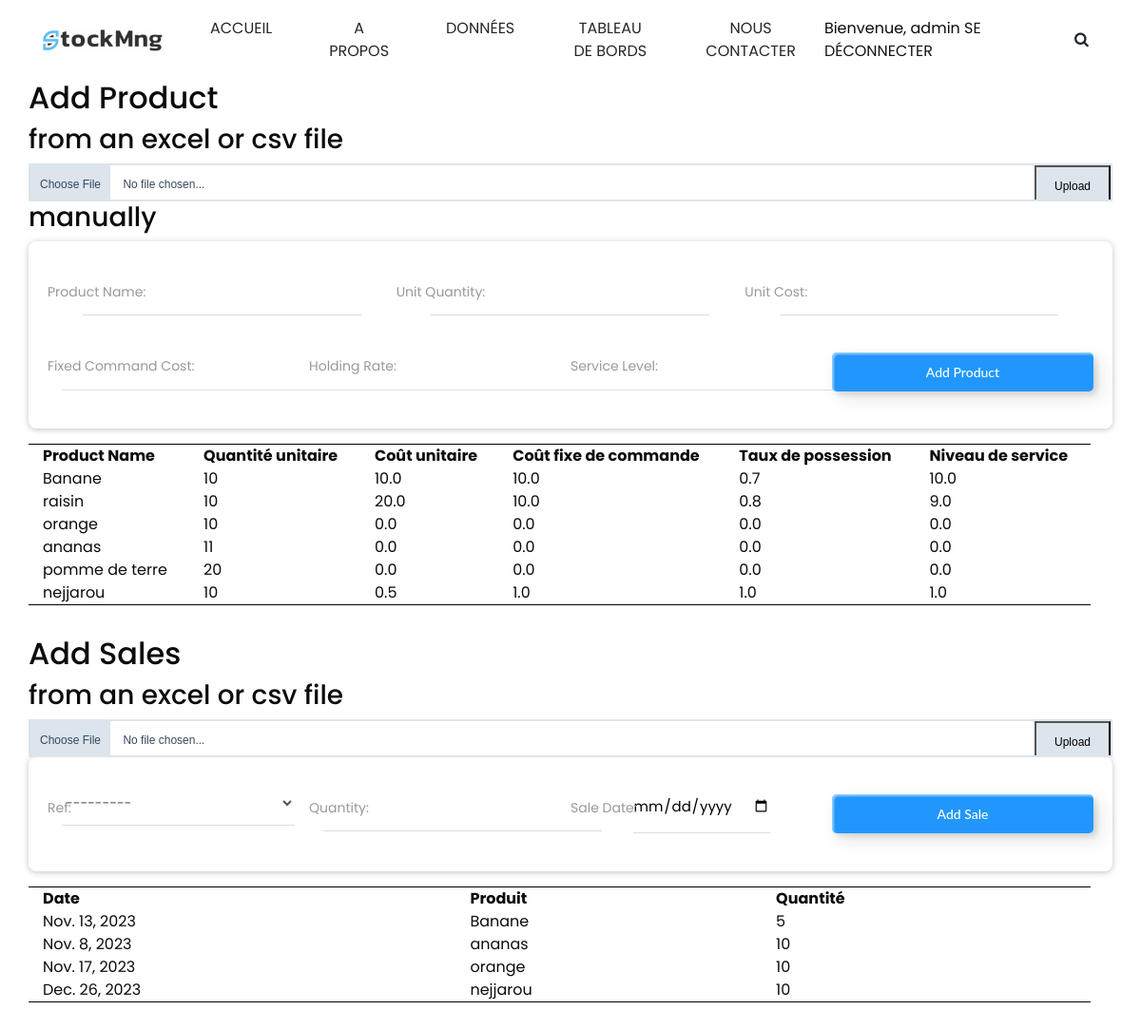
The page /data (signed in) on the database its author committed.
### principal/models.py (models this page shows, shortened)
class Product(models.Model):
    product_name = models.CharField(max_length=255)
    qte_unitaire = models.IntegerField()
    unit_cost = models.FloatField()
    fixed_command_cost = models.FloatField()
    holding_rate = models.FloatField()
    service_level = models.FloatField()
    user = models.ForeignKey(User, on_delete=models.CASCADE)
    def __str__(self):
        return self.product_name

class Sale(models.Model):
    date = models.DateField()
    quantity = models.IntegerField()
    ref = models.ForeignKey(Product, on_delete=models.CASCADE)
    user = models.ForeignKey(User, on_delete=models.CASCADE)

### principal/views.py (the view)
# urls.py: path("data", views.handle_data_page, name="data"),
@login_required(login_url='login')
def handle_data_page(request):
    products = Product.objects.filter(user=request.user)
    sales = Sale.objects.filter(user=request.user)
    form_product = ProductForm()
    form_sale = SaleForm(user=request.user)
    file_upload_form = FileUploadForm()
    context = {'products': products,
               'sales': sales,
               'form_product': form_product,
               'form_sale': form_sale,
               'file_upload_form': file_upload_form
               }
    return render(request, "data.html", context)

### principal/forms.py
class ProductForm(forms.ModelForm):
    product_name = forms.CharField(label="Product Name")
    qte_unitaire = forms.IntegerField(label="Unit Quantity")
    unit_cost = forms.DecimalField(label="Unit Cost")
    fixed_command_cost = forms.DecimalField(label="Fixed Command Cost")
    holding_rate = forms.DecimalField(label="Holding Rate")
    service_level = forms.DecimalField(label="Service Level")
    class Meta:
        model = Product
        fields = [
            "product_name",
            "qte_unitaire",
            "unit_cost",
            "fixed_command_cost",
            "holding_rate",
            "service_level",
        ]

class SaleForm(forms.ModelForm):
    quantity = forms.IntegerField(label="Quantity")
    date = forms.DateField(
        label="Sale Date", widget=forms.DateInput(attrs={"type": "date"})
    )
    class Meta:
        model = Sale
        fields = ["ref", "quantity", "date"]
    def __init__(self, *args, **kwargs):
        user = kwargs.pop("user", None)
        super(SaleForm, self).__init__(*args, **kwargs)
        if user:
            self.fields["ref"].queryset = Product.objects.filter(user=user)

### template/data.html (shortened to what this page needs)
{% extends 'template.html' %}
{% load static %}
{% block content %}
<div class="container">
    <h2>Add Product</h2>
    <h3>from an excel or csv file</h3>
    <div class="file-upload">
        <div class="file-select">
            <form method="POST" action="{% url 'upload_product' %}" enctype="multipart/form-data">
                <div class="file-select-button" id="fileName">Choose File</div>
                <div class="file-select-name" id="noFile">No file chosen...</div>
                <button class="file-select-button" type="submit">Upload</button>
            </form>
        </div>
    </div>
    <h3>manually</h3>
    <div class="add_data">
        <form class="row add-form" method="POST" action="{% url 'add_product' %}">
            <div class="col-md-4 datainput" id="add_product_product_name">
                {{ form_product.product_name }}
                <span class="highlight"></span>
                {{ form_product.product_name.label_tag }}
            </div>
            <div class="col-md-4 datainput">
                {{ form_product.qte_unitaire }}
                <span class="highlight"></span>
                {{ form_product.qte_unitaire.label_tag }}
            </div>
            <div class="col-md-4 datainput">
                {{ form_product.unit_cost }}
                <span class="highlight"></span>
                {{ form_product.unit_cost.label_tag }}
            </div>
            <div class="col-md-3 datainput">
                {{ form_product.fixed_command_cost }}
                <span class="highlight"></span>
                {{ form_product.fixed_command_cost.label_tag }}
            </div>
            <div class="col-md-3 datainput">
                {{ form_product.holding_rate }}
                <span class="highlight"></span>
                {{ form_product.holding_rate.label_tag }}
            </div>
            <div class="col-md-3 datainput">
                {{ form_product.service_level }}
                <span class="highlight"></span>
                {{ form_product.service_level.label_tag }}
            </div>
            <button class="col-md-3 custom-btn add-button" type="submit">Add Product</button>
        </form>
    </div>
    <div class="table_display">
        <table>
            <tr>
                <th>Product Name</th>
                <th>Quantité unitaire</th>
                <th>Coût unitaire</th>
                <th>Coût fixe de commande</th>
                <th>Taux de possession</th>
                <th>Niveau de service</th>
            </tr>
            {% for product in products %}
                <tr>
                    <td>{{ product.product_name }}</td>
                    <td>{{ product.qte_unitaire }}</td>
                    <td>{{ product.unit_cost }}</td>
                    <td>{{ product.fixed_command_cost }}</td>
                    <td>{{ product.holding_rate}}</td>
                    <td>{{ product.service_level }}</td>
                </tr>
            {% empty %}
                <tr>
                    <td colspan="3">No products available.</td>
                </tr>
            {% endfor %}
        </table>
    </div>
    <h2>Add Sales</h2>
    <h3>from an excel or csv file</h3>
    <div class="file-upload">
        <div class="file-select">
            <form method="POST" action="{% url 'upload_sales' %}" enctype="multipart/form-data">
                <div class="file-select-button" id="fileName">Choose File</div>
                <div class="file-select-name" id="noFile">No file chosen...</div>
                <button class="file-select-button" type="submit">Upload</button>
            </form>
        </div>
    </div>
    <div class="add_data">
        <form class="row add-form" method="POST" action="{% url 'add_sale' %}">
            {% for field in form_sale %}
                <div class="col-md-3 datainput">
                    {{ field }}
                    <span class="highlight"></span>
                    {{ field.label_tag }}
                </div>
            {% endfor %}
            <button class="col-md-3 custom-btn add-button" type="submit">Add Sale</button>
        </form>
    </div>
    <div class="table_display">
        <table>
            <tr>
                <th>Date</th>
                <th>Produit</th>
                <th>Quantité</th>
            </tr>
            {% for sale in sales %}
                <tr>
                    <td>{{ sale.date }}</td>
                    <td>{{ sale.ref }}</td>
                    <td>{{ sale.quantity }}</td>
                </tr>
            {% empty %}
                <tr>
                    <td colspan="3">No products available.</td>
                </tr>
            {% endfor %}
        </table>
    </div>
</div>
{% endblock %}

### template/template.html (shortened to what this page needs)
{% load static %}
<!DOCTYPE html>
<html>
<head>
  <link rel="stylesheet" type="text/css" href="{% static 'css/bootstrap.css' %}" />
  <link href="{% static 'css/font-awesome.min.css' %}" rel="stylesheet" />
  <link href="{% static 'css/style.css' %}" rel="stylesheet" />
  <link href="{% static 'css/responsive.css' %}" rel="stylesheet" />
  <link href="{% static 'css/main.css' %}" rel="stylesheet" />
</head>
<body>
  <div class="hero_area">
    <header class="header_section long_section px-0">
      <nav class="navbar navbar-expand-lg custom_nav-container ">
        <a class="navbar-brand" href="accueil">
          <span>
            <img src="{% static 'img/logo.png' %}" height="30rem">
          </span>
        </a>
        <div class="collapse navbar-collapse" id="navbarSupportedContent">
          <div class="d-flex mx-auto flex-column flex-lg-row align-items-center">
            <ul class="navbar-nav  ">
              <li class="nav-item active">
                <a class="nav-link" href="{% url 'accueil' %}">Accueil <span class="sr-only">(current)</span></a>
              </li>
              <li class="nav-item">
                <a class="nav-link" href="{% url 'about' %}"> A propos</a>
              </li>
              <li class="nav-item">
                <a class="nav-link" href="data">Données</a>
              </li>
              <li class="nav-item">
                <a class="nav-link" href="dashboard">Tableau de bords</a>
              </li>
              <li class="nav-item">
                <a class="nav-link" href="contact">Nous contacter</a>
              </li>
            </ul>
          </div>
          {% block quote_container %}
          <div class="quote_btn-container">
            {% if user.is_authenticated %}
              <span>Bienvenue, {{ user.username }}
                <a href="{% url 'logout' %}">Se déconnecter</a></span>
            {% endif %}
            <form class="form-inline">
              <button class="btn  my-2 my-sm-0 nav_search-btn" type="submit">
                <i class="fa fa-search" aria-hidden="true"></i>
              </button>
            </form>
          </div>
          {% endblock %}
        </div>
      </nav>
    </header>
  </div>
  {% block content %}{% endblock %}
</body>
</html>

### static/css/style.css (style rules this page uses)
body { font-family: "Poppins", sans-serif; color: #0c0c0c; background-color: #ffffff; overflow-x: hidden; }
.long_section { margin-left: 45px; margin-right: 45px; padding-left: 15px; padding-right: 15px; }
.hero_area { min-height: 10vh; position: relative; display: -webkit-box; display: -ms-flexbox; display: flex; -webkit-box-orient: vertical; -webkit-box-direction: normal; -ms-flex-direction: column; flex-direction: column; }
.header_section { background-color: #ffffff; }
.custom_nav-container .navbar-nav .nav-item .nav-link { padding: 3px 15px; margin: 10px 15px; color: #272727; text-align: center; text-transform: uppercase; }
a, a:hover, a:focus { text-decoration: none; }
.btn, .btn:focus { outline: none !important; -webkit-box-shadow: none; box-shadow: none; }
.custom_nav-container .nav_search-btn { width: 35px; height: 35px; padding: 0; border: none; }
.navbar-brand span { font-size: 24px; font-weight: 700; color: #272727; text-transform: uppercase; }
.custom_nav-container { z-index: 99999; padding: 5px 0; }
.quote_btn-container { display: -webkit-box; display: -ms-flexbox; display: flex; -webkit-box-align: center; -ms-flex-align: center; align-items: center; }
.quote_btn-container a { color: #151515; margin-right: 25px; text-transform: uppercase; }

### static/css/responsive.css (style rules this page uses)
@media (min-width: 1200px) { .container { max-width: 1170px; } }

### static/css/main.css (style rules this page uses)
.file-upload { display:block;text-align:center;font-family: Helvetica, Arial, sans-serif;font-size: 12px; }
.file-upload .file-select { display:block;border: 2px solid #dce4ec;color: #34495e;cursor:pointer;height:40px;line-height:40px;text-align:left;background:#FFFFFF;overflow:hidden;position:relative; }
.file-upload .file-select .file-select-button { background:#dce4ec;padding:0 10px;display:inline-block;height:40px;line-height:40px; }
.file-upload .file-select .file-select-name { line-height:40px;display:inline-block;padding:0 10px; }
.file-select form button { position: absolute; right: 0; width: 5rem; min-width: 50px; z-index: 101; }
.table_display { margin-top: 1rem; max-height: 200px; overflow-y: auto; width:100%; margin-bottom: 2rem; }
.table_display table { width:98%; border-bottom: 1px solid black; border-top: 1px solid black; }
.table_display table tr { background-color: f2f2f2; }
.table_display table th,.table_display table td { padding: 0 15px; }
.add_data form div input { margin: auto; width: auto; }
.add_data form div label { width: auto; white-space: nowrap; }
.custom-btn { color: #fff; border-radius: 5px; padding: 10px 25px; font-family: 'Lato', sans-serif; font-weight: 500; background: transparent; cursor: pointer; transition: all 0.3s ease; position: relative; display: inline-block; box-shadow:inset 2px 2px 2px 0px rgba(255,255,255,.5), 7px 7px 20px 0px rgba(0,0,0,.1), 4px 4px 5px 0px rgba(0,0,0,.1); outline: none; }
.add-button { width: 100%; height: auto; background: #2197fe; border: none; z-index: 1; margin: auto; }
.add-button:after { position: absolute; content: ""; width: 0; height: 100%; top: 0; right: 0; z-index: -1; background-color: #843dff; border-radius: 5px; box-shadow:inset 2px 2px 2px 0px rgba(255,255,255,.5), 7px 7px 20px 0px rgba(0,0,0,.1), 4px 4px 5px 0px rgba(0,0,0,.1); transition: all 0.3s ease; }
.datainput { position:relative; margin:5px 0 20px }
.datainput select { padding:12px 0; color:#555; font-size:14px; width:100%; border:0; border-bottom:1px solid #ddd; outline:none;background:#fff }
.datainput input,.datainput textarea { font-size:15px; padding:15px 0; display:block;width:100%; border:none; border-bottom:1px solid #ddd }
.datainput label { color:#999; font-size:14px; font-weight:400; position:absolute; pointer-events:none; left:0; top:18px; transition:.2s ease all }
.highlight { position:absolute;height:50%;width:100px;top:25%;left:0;pointer-events:none;opacity:.5 }
form.add-form { box-shadow: 0 1px 6px rgba(32,33,36,.28); border-radius: .5rem; padding: 20px; box-sizing: border-box; color: #444; font-size: 14px; line-height: 1.5; }
.add-form { width:100%; margin:0 auto; box-sizing:border-box; }

### rows shown on the page
Product: product_name "Banane", qte_unitaire "10", unit_cost "10.0", fixed_command_cost "10.0", holding_rate "0.7", service_level "10.0"
Product: product_name "raisin", qte_unitaire "10", unit_cost "20.0", fixed_command_cost "10.0", holding_rate "0.8", service_level "9.0"
Product: product_name "orange", qte_unitaire "10", unit_cost "0.0", fixed_command_cost "0.0", holding_rate "0.0", service_level "0.0"
Product: product_name "ananas", qte_unitaire "11", unit_cost "0.0", fixed_command_cost "0.0", holding_rate "0.0", service_level "0.0"
Product: product_name "pomme de terre", qte_unitaire "20", unit_cost "0.0", fixed_command_cost "0.0", holding_rate "0.0", service_level "0.0"
Product: product_name "nejjarou", qte_unitaire "10", unit_cost "0.5", fixed_command_cost "1.0", holding_rate "1.0", service_level "1.0"
Sale: date "Nov. 13, 2023", ref "Banane", quantity "5"
Sale: date "Nov. 8, 2023", ref "ananas", quantity "10"
Sale: date "Nov. 17, 2023", ref "orange", quantity "10"
Sale: date "Dec. 26, 2023", ref "nejjarou", quantity "10"

### other values the page prints
{{ user.username }} "admin"
{{ field.label_tag }} "Ref:" "Sale Date:"
